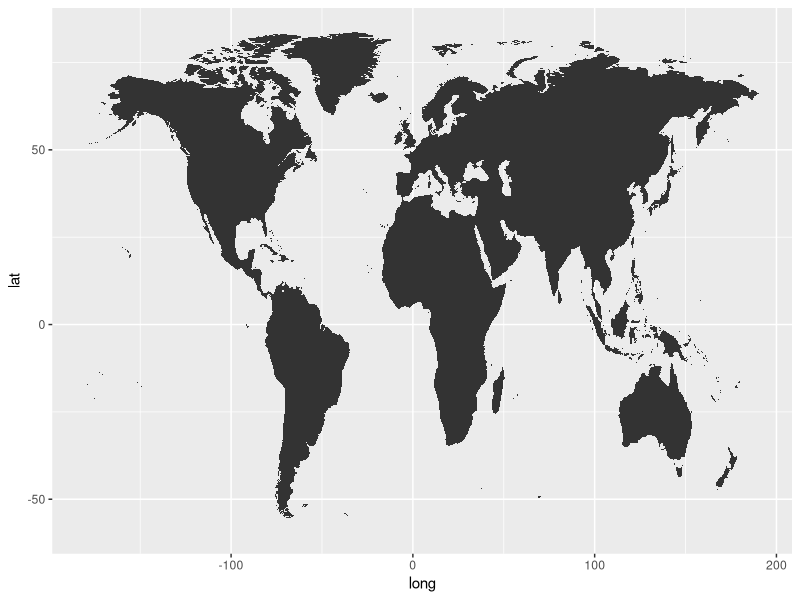

Write R code to recreate this figure. (Note: this script raises an error after producing the figure.)
# Load the dplyr and ggplot2 libraries
library(dplyr)
library(ggplot2)
library(tidyverse)

# Import the world_population.csv dataset
world_population <- read.csv("world_population_data.csv")

# Create data for world coordinates using map_data
world_coordinates <- map_data("world") %>%
  filter(region != "Antarctica")

# Filter the world_population dataset
top_population <- world_population %>%
  filter(
    country %in% c(
      "India", "China", "United States",
      "Indonesia", "Pakistan", "Nigeria",
      "Brazil", "Bangladesh", "Russia",
      "Mexico", "Ethiopia", "Japan",
      "Philippines", "Egypt", "DR Congo",
      "Vietnam", "Iran", "Turkey",
      "Germany", "Thailand", "United Kingdom"
    )
  ) %>%
  mutate("population_density" = population_2023 / area_kms_squared)

# Create a scatterplot using ggplot2
print(ggplot() +
  geom_map(
    data = world_coordinates, map = world_coordinates,
    aes(long, lat, map_id = region)
  )) +
  geom_point(data = top_population, aes(
    color = population_density,
    size = population_2023
  ))
